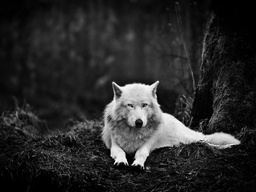
#> input picture input/wolf.jpg, 256 x 192 px, shrunk from 990 x 742 before the run
$ python FindContours.py
#> lines starting #> are read from the running program, lines starting #| are printed output that depends on the picture; after the words box and inside, x2 and y2 are one past the last pixel; in counts of white or black regions, pixels touching at a corner belong together
import cv2
import numpy as np
from matplotlib import pyplot as plt
import copy


def find_contour_j(image):
    contours=[]
    filter=np.array([[-1,-1,-1],
                    [-1,8,-1],
                    [-1,-1,-1]])
    image=cv2.filter2D(image,-1,filter)
    def toward_up(i,j,rotatee):

        if image[i-1,j-1]==255:
            i=i-1;j=j-1;head_direction=9;rotatee=0
        elif image[i-1,j]==255:
            i=i-1;j=j;head_direction=0;rotatee=0
        elif image[i-1,j+1]==255:
            i=i-1;j=j+1;head_direction=0;rotatee=0
        else:
            head_direction=3;rotatee+=1
        return i,j,rotatee,head_direction
    def toward_down(i,j,rotatee):

        if image[i+1,j+1]==255:
            i=i+1;j=j+1;head_direction=3;rotatee=0
        elif image[i+1,j]==255:
            i=i+1;j=j;head_direction=6;rotatee=0
        elif image[i+1,j-1]==255:
            i=i+1;j=j-1;head_direction=6;rotatee=0
        else:
            head_direction=9;rotatee+=1
        return i,j,rotatee,head_direction
    def toward_left(i,j,rotatee):

        if image[i+1,j-1]==255:
            i=i+1;j=j-1;head_direction=6;rotatee=0
        elif image[i,j-1]==255:
            i=i;j=j-1;head_direction=9;rotatee=0
        elif image[i-1,j-1]==255:
            i=i-1;j=j-1;head_direction=9;rotatee=0
        else:
            head_direction=0;rotatee+=1
        return i,j,rotatee,head_direction
    def toward_right(i,j,rotatee):

        if image[i-1,j+1]==255:
            i=i-1;j=j+1;head_direction=0;rotatee=0
        elif image[i,j+1]==255:
            i=i;j=j+1;head_direction=3;rotatee=0
        elif image[i+1,j+1]==255:
            i=i+1;j=j+1;head_direction=3;rotatee=0
        else:
            head_direction=6;rotatee+=1
            # print(rotatee)
        return i,j,rotatee,head_direction

    for j in range(1,image.shape[1]-1):
        for i in range(image.shape[0]-2,1,-1):
            if image[i,j]==255:
                head_direction=0
                image[i,j-1]=0;image[i+1,j+1]=0;image[i+1,j-1]=0
                for con in contours:
                    if (i,j) in con:
                        break
                else:
                    rot=0
                    contour=set()
                    contour.add((i,j))
                    a=copy.deepcopy(i);b=copy.deepcopy(j)
                    check_terminate=0
                    while True:
                        if head_direction==0:
                            i,j,rot,head_direction=toward_up(i,j,rot)
                            contour.add((i,j))
                        elif head_direction==3:
                            i,j,rot,head_direction=toward_right(i,j,rot)
                            contour.add((i,j))
                        elif head_direction==6:
                            i,j,rot,head_direction=toward_down(i,j,rot)
                            contour.add((i,j))
                        elif head_direction==9:
                            i,j,rot,head_direction=toward_left(i,j,rot)
                            contour.add((i,j))
                        if rot==3:
                            contours.append(contour)
                            rot=0
                            break
                        if j==b and i==a:
                            check_terminate+=1

                            if check_terminate==4:
                                contours.append(contour)
                                break
                    del contour
    return contours


image=cv2.imread("input/wolf.jpg",cv2.IMREAD_GRAYSCALE)
#> image is the input picture: shape (192, 256); min 0, max 254, mean 41.3
result= image.copy()
_, image_thresh = cv2.threshold(image,115,255,cv2.THRESH_BINARY)
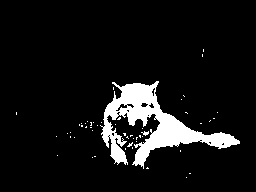
#> image_thresh: shape (192, 256); 8.2% white; 51 white regions (49 under 20 px)


border1=np.zeros((image.shape[0],image.shape[1]))
border2=np.zeros((image.shape[0],image.shape[1]))

contours1, _ =cv2.findContours(image_thresh,cv2.RETR_TREE,cv2.CHAIN_APPROX_NONE)
#> contours1 = 67 contours, 62 with area under 20; largest, box (x1, y1, x2, y2) and area: (100, 81, 240, 169) 3674, (115, 103, 128, 112) 44, (140, 102, 149, 108) 28, (126, 103, 135, 109) 21, (148, 102, 155, 109) 20
contours=find_contour_j(image_thresh)
#> in find_contour_j, `image=cv2.filter2D(image,-1,filter)`:
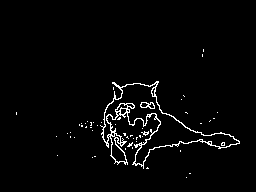
#> image: shape (192, 256); 2.6% white in thin lines or dots, all inside (x1, y1, x2, y2) = (16, 49, 240, 178)
#> after the loop in find_contour_j, `for j in range(1,image.shape[1]-1):`:
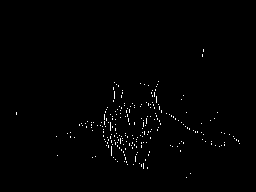
#> image: shape (192, 256); 0.85% white in thin lines or dots, all inside (x1, y1, x2, y2) = (16, 49, 240, 178)
#> contours = 85 items
len1=0
simi=0
similar1=set()
for similar in range(len(contours)):
    for m,con in enumerate(contours):
        if m!=similar:
            for i in con:
                if i in contours[similar]:
                    simi+=1
                    if simi>150:
                        simi=0
                        if len(con)<len(contours[similar]):
                            similar1.add(m)
                        else:
                            similar1.add(similar)
                        break
#> this loop made 85 passes
#> after the loop, simi = 14; similar1 = 17 items
similar1=list(similar1)
#> similar1 = [34, 67, 66, 37, 35, 39, 41, 76, 79, 21, 53, 56, 58, 27, 28, 29, 30]
similar1.sort(reverse=True)
for i in similar1:
    contours.pop(i)
#> this loop made 17 passes
#> i on passes 1 to 12: 79, 76, 67, 66, 58, 56, 53, 41, 39, 37, 35, 34
#> after the loop, contours = 68 items
for m,con in enumerate(contours):
    for i in con:
        border1[i[0],i[1]]=255
#> this loop made 68 passes
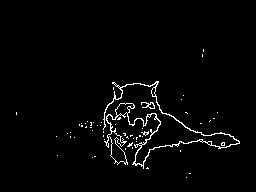
#> border1: shape (192, 256) float64; 2.3% white in thin lines or dots, all inside (x1, y1, x2, y2) = (16, 49, 240, 178)
for con in contours1:
    for i in con:
        border2[i[0][1],i[0][0]]=255
#> this loop made 67 passes
#> con on passes 1, 2, 3, 4, 5, 6, 7, 8, 9, 11, 12, 14: [[186, 177]], [[189, 173], [190, 173]], [[147, 167], [146, 168], [147, 168], [148, 168]], [[92, 157]], [[94, 156], [95, 156]], [[57, 155]], [[180, 150], [180, 151]], [[125, 148], [125, 149]], [[132, 147], [132, 148]], [[136, 141]], [[133, 138]], [[74, 137]]
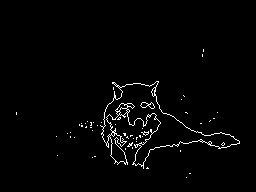
#> border2: shape (192, 256) float64; 1.9% white in thin lines or dots, all inside (x1, y1, x2, y2) = (16, 49, 240, 178)

print(f'Our Contours Count is :{len(contours1)}')
#| Our Contours Count is :67
print(f'Opencv Contours Count is :{len(contours)}')
#| Opencv Contours Count is :68
plt.imshow(border1,cmap="gray")
plt.title(f'Our contours count is :{len(contours1)}')
plt.savefig('output/Our_Contours.png')
plt.show()

plt.imshow(border2,cmap="gray")
plt.title(f'Opencv Contours Count is :{len(contours)}')
plt.savefig('output/Opencv_Contours.png')
plt.show()

$ run again, with input/dice.png saved as input/wolf.jpg
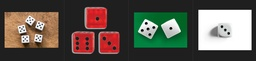
#> input picture input/dice.png, 256 x 61 px, shrunk from 1555 x 373 before the run
#> `_, image_thresh = cv2.threshold(image,115,255,cv2.THRESH_BINARY)`:
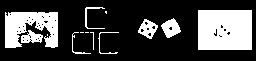
#> image_thresh: shape (61, 256); 27.6% white; 13 white regions (4 under 20 px)
#> contours1 = 59 contours, 53 with area under 20; largest, box (x1, y1, x2, y2) and area: (198, 10, 252, 50) 2067, (5, 12, 58, 48) 1208, (161, 18, 181, 38) 221, (138, 19, 158, 39) 219, (21, 30, 43, 43) 160, (85, 7, 105, 29) 36
#> the loop `for similar in range(len(contours)):` made 62 passes
#> the loop `for i in similar1:` made 28 passes
#> i on passes 1 to 8: 60, 51, 50, 49, 48, 47, 45, 42
#> the loop `for m,con in enumerate(contours):` made 34 passes
#> the loop `for con in contours1:` made 59 passes
#> con on passes 1, 8, 9, 10, 11, 12, 13, 14: [[47, 34], [47, 35]], [[38, 40], [39, 39], [40, 40], [39, 41]], [[30, 40], [31, 39], [32, 40], [31, 41]], [[26, 40], [27, 39], [28, 40], [27, 41]], [[22, 40], [23, 39], [24, 40], [23, 41]], [[35, 39], [36, 38], [37, 39], [36, 40]], [[29, 39], [30, 38], [31, 39], [30, 40]], [[37, 38], [38, 37], [39, 38], [38, 39]]
#> after the loop `for con in contours1:`:
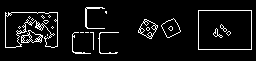
#> border2: shape (61, 256) float64; 6.9% white in thin lines or dots, all inside (x1, y1, x2, y2) = (5, 7, 252, 54)
#| Our Contours Count is :59
#| Opencv Contours Count is :34
